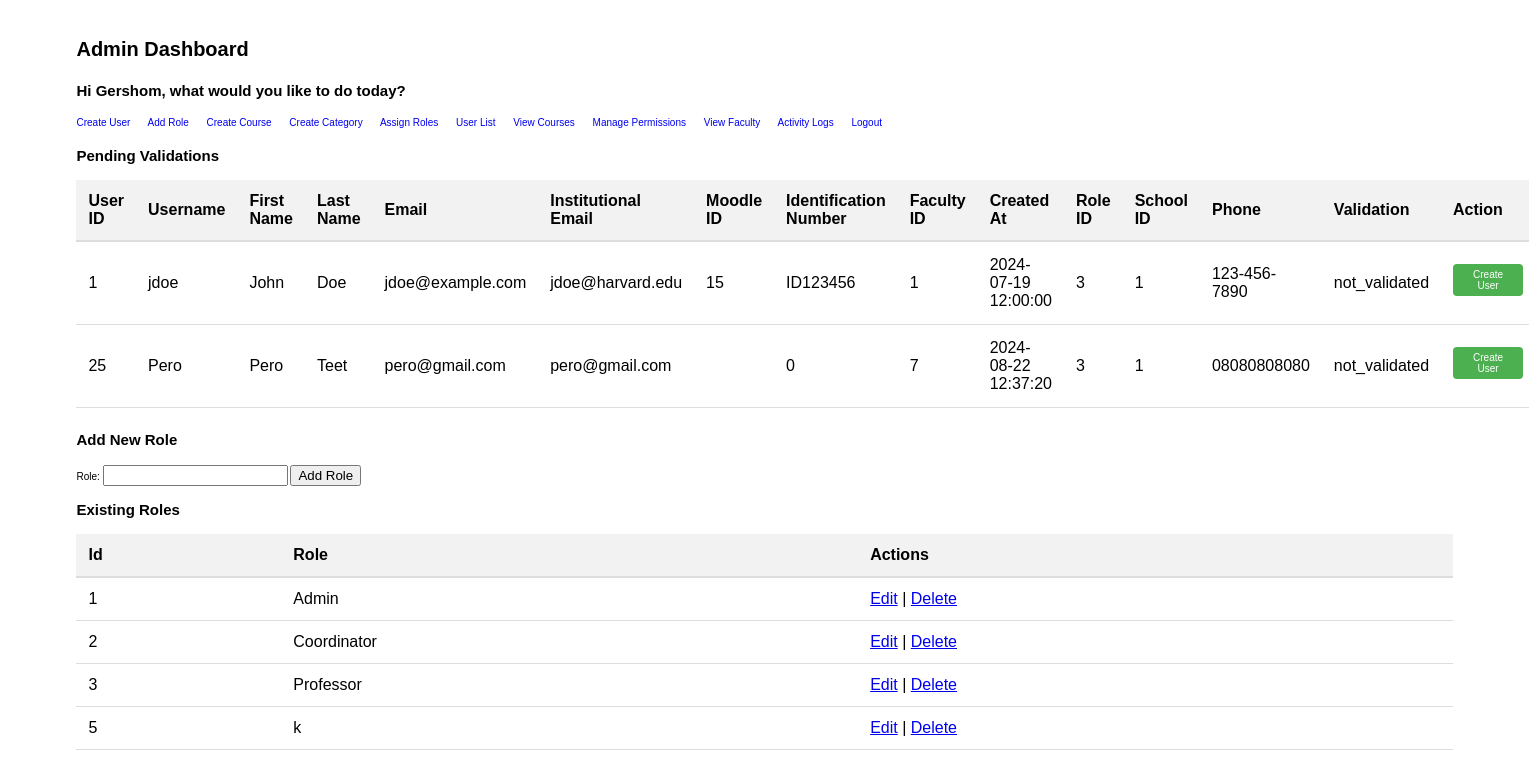
The page /admin.php (signed in) on the database its author committed.
### tables this page shows
CREATE TABLE `users` (
  `Id` int(11) NOT NULL,
  `Username` varchar(255) NOT NULL,
  `First_Name` varchar(255) NOT NULL,
  `Last_Name` varchar(255) NOT NULL,
  `Email` varchar(255) NOT NULL,
  `Institutional_Email` varchar(255) DEFAULT NULL,
  `Moodle_Id` varchar(255) DEFAULT NULL,
  `Identification_Number` varchar(255) NOT NULL,
  `Faculty_Id` int(11) DEFAULT NULL,
  `Created_At` datetime NOT NULL,
  `Role_Id` int(11) DEFAULT NULL,
  `Password` varchar(255) NOT NULL,
  `Token` varchar(255) DEFAULT NULL,
  `Updated_At` datetime DEFAULT NULL,
  `School_Id` int(11) DEFAULT NULL,
  `Phone` varchar(20) DEFAULT NULL,
  `Validation` enum('validated','not_validated') NOT NULL
);

CREATE TABLE `roles` (
  `Id` int(11) NOT NULL,
  `Role` varchar(255) NOT NULL
);

### admin.php (the view, shortened to what this page needs)
<?php
require 'triggerfaculties.php';
$firstname = htmlspecialchars($_SESSION['firstname'], ENT_QUOTES, 'UTF-8');
?>
<!DOCTYPE html>
<html lang="en">
<head>
</head>
<body>
<div class="container">
        <h1>Admin Dashboard </a>
        <h2> Hi <?php echo $firstname; ?>, what would you like to do today?</h3>
         <a href="#" class="checkusers" style="margin-right: 15px; text-decoration: none;" onclick="toggleUsercreate()">Create User</a>
         <a href="#" class="add-role" style="margin-right: 15px; text-decoration: none;" onclick="toggleAddRole()">Add Role</a>
         <a href="#" class="create-course" style="margin-right: 15px; text-decoration: none;" onclick="toggleCreateCourse()">Create Course</a>
         <a href="#" class="create-category" style="margin-right: 15px; text-decoration: none;" onclick="toggleCreateCategory()">Create Category</a>
         <a href="#" class="assign-roles" style="margin-right: 15px; text-decoration: none;" onclick="toggleAssignRoles()">Assign Roles</a>
         <a href="#" class="user-list" style="margin-right: 15px; text-decoration: none;" onclick="toggleUserCheck()">User List</a>
         <a href="#" class="all-courses" style="margin-right: 15px; text-decoration: none;" onclick="toggleViewCourses()">View Courses </a>
         <a href="#" class="manage-permissions" style="margin-right: 15px; text-decoration: none;" onclick="toggleManagePermissions()">Manage Permissions</a>
                  <a href="#" class="view-faculty" style="margin-right: 15px; text-decoration: none;" onclick="toggleViewFaculty()">View Faculty</a>
                  <a href="#" class="activity-logs" style="margin-right: 15px; text-decoration: none;" onclick="toggleActivityLogs()">Activity Logs</a>
         <a href="logout.php" class="logout-button" style="text-decoration: none;">Logout</a>
<div class="validationscheck">
        <h2> Pending Validations</h2>
<table style="width: 100%; border-collapse: collapse; margin-bottom: 20px;">
    <thead>
        <tr style="background-color: #f2f2f2;">
            <th style="padding: 12px; text-align: left; border-bottom: 2px solid #ddd;">User ID</th>
            <th style="padding: 12px; text-align: left; border-bottom: 2px solid #ddd;">Username</th>
            <th style="padding: 12px; text-align: left; border-bottom: 2px solid #ddd;">First Name</th>
            <th style="padding: 12px; text-align: left; border-bottom: 2px solid #ddd;">Last Name</th>
            <th style="padding: 12px; text-align: left; border-bottom: 2px solid #ddd;">Email</th>
            <th style="padding: 12px; text-align: left; border-bottom: 2px solid #ddd;">Institutional Email</th>
            <th style="padding: 12px; text-align: left; border-bottom: 2px solid #ddd;">Moodle ID</th>
            <th style="padding: 12px; text-align: left; border-bottom: 2px solid #ddd;">Identification Number</th>
            <th style="padding: 12px; text-align: left; border-bottom: 2px solid #ddd;">Faculty ID</th>
            <th style="padding: 12px; text-align: left; border-bottom: 2px solid #ddd;">Created At</th>
            <th style="padding: 12px; text-align: left; border-bottom: 2px solid #ddd;">Role ID</th>
            <th style="padding: 12px; text-align: left; border-bottom: 2px solid #ddd;">School ID</th>
            <th style="padding: 12px; text-align: left; border-bottom: 2px solid #ddd;">Phone</th>
            <th style="padding: 12px; text-align: left; border-bottom: 2px solid #ddd;">Validation</th>
            <th style="padding: 12px; text-align: left; border-bottom: 2px solid #ddd;">Action</th>
        </tr>
    </thead>
    <tbody>
        <?php
        $query = "SELECT * FROM users WHERE validation = 'not_validated' AND role_id = 3";
        $result = mysqli_query($conn, $query);
        if (mysqli_num_rows($result) > 0) {
            while ($row = mysqli_fetch_assoc($result)) {
                echo "<tr style='border-bottom: 1px solid #ddd;'>";
                echo "<td style='padding: 12px;'>" . $row['Id'] . "</td>";
                echo "<td style='padding: 12px;'>" . $row['Username'] . "</td>";
                echo "<td style='padding: 12px;'>" . $row['First_Name'] . "</td>";
                echo "<td style='padding: 12px;'>" . $row['Last_Name'] . "</td>";
                echo "<td style='padding: 12px;'>" . $row['Email'] . "</td>";
                echo "<td style='padding: 12px;'>" . $row['Institutional_Email'] . "</td>";
                echo "<td style='padding: 12px;'>" . $row['Moodle_Id'] . "</td>";
                echo "<td style='padding: 12px;'>" . $row['Identification_Number'] . "</td>";
                echo "<td style='padding: 12px;'>" . $row['Faculty_Id'] . "</td>";
                echo "<td style='padding: 12px;'>" . $row['Created_At'] . "</td>";
                echo "<td style='padding: 12px;'>" . $row['Role_Id'] . "</td>";
                echo "<td style='padding: 12px;'>" . $row['School_Id'] . "</td>";
                echo "<td style='padding: 12px;'>" . $row['Phone'] . "</td>";
                echo "<td style='padding: 12px;'>" . $row['Validation'] . "</td>";
                echo "<td style='padding: 12px;'>
                    <form action='create_user.php' method='post'>
                        <input type='hidden' name='id' value='" . $row['Id'] . "'>
                        <input type='hidden' name='username' value='" . $row['Username'] . "'>
                        <input type='hidden' name='password' value='" .  $row['Password'] . "'>
                        <input type='hidden' name='first_name' value='" . $row['First_Name'] . "'>
                        <input type='hidden' name='last_name' value='" . $row['Last_Name'] . "'>
                        <input type='hidden' name='email' value='" . $row['Email'] . "'>
                        <input type='hidden' name='institutional_email' value='" . $row['Institutional_Email'] . "'>
                        <input type='hidden' name='moodle_id' value='" . $row['Moodle_Id'] . "'>
                        <input type='hidden' name='identification_number' value='" . $row['Identification_Number'] . "'>
                        <input type='hidden' name='faculty_id' value='" . $row['Faculty_Id'] . "'>
                        <input type='hidden' name='created_at' value='" . $row['Created_At'] . "'>
                        <input type='hidden' name='role_id' value='" . $row['Role_Id'] . "'>
                        <input type='hidden' name='school_id' value='" . $row['School_Id'] . "'>
                        <input type='hidden' name='phone' value='" . $row['Phone'] . "'>
                        <button type='submit' class='createuserbutton'>Create User</button>
                    </form>
                </td>";
                echo "</tr>";
            }
        } else {
            echo "<tr><td colspan='15' style='text-align: center; padding: 12px;'>No user has requested for validation</td></tr>";
        }
        ?>
    </tbody>
</table>
</div>
<?php include "viewfaculty.php"; ?>
<?php include "activitylogsadmin.php"; ?>
<div class="addrole">
    <?php include "addroles.php"; ?>
</div>
    </div>
</body>
</html>

### viewfaculty.php (shortened to what this page needs)
<!doctype html>
<html lang="en" class="no-js">
<head>
</head>
<body>
</body>
</html>

### addroles.php
  <h2>Add New Role</h2>
<form method="post" action="addarole.php">
    <label for="Role">Role:</label>
    <input type="text" id="Role" name="Role" required>
    <input type="submit" value="Add Role">
</form>
  <h2>Existing Roles</h2>
  <table style='width: 100%; border-collapse: collapse; margin-bottom: 20px;'>
    <thead>
      <tr style='background-color: #f2f2f2;'>
        <th style='padding: 12px; text-align: left; border-bottom: 2px solid #ddd;'>Id</th>
        <th style='padding: 12px; text-align: left; border-bottom: 2px solid #ddd;'>Role</th>
        <th style='padding: 12px; text-align: left; border-bottom: 2px solid #ddd;'>Actions</th>
      </tr>
    </thead>
    <tbody>
    <?php
    include 'db.php';
    $query = "SELECT * FROM roles";
    $result = mysqli_query($conn, $query);
    while ($row = mysqli_fetch_assoc($result)) {
      echo "<tr style='border-bottom: 1px solid #ddd;'>";
      echo "<td style='padding: 12px;'>" . $row['Id'] . "</td>";
      echo "<td style='padding: 12px;'>" . $row['Role'] . "</td>";
      echo "<td style='padding: 12px;'>
              <a href='deleteandeditrole.php?action=edit&id=" . $row['Id'] . "'>Edit</a> |
              <a href='deleteandeditrole.php?action=delete&id=" . $row['Id'] . "' onclick='return confirm(\"Are you sure you want to delete this role?\")'>Delete</a>
            </td>";
      echo "</tr>";
    }
    ?>
  </tbody>
</table>

### admin.php (style rules this page uses)
body { font-family: Arial, sans-serif; line-height: 1.6; margin: 0; padding: 0; width: 100%; background-color: white; }
.container { width: 90%; margin: auto; font-size: 10px; padding: 20px; background-color: #fff; border-radius: 5px; }
.createuserbutton { background-color: #4CAF50; color: white; padding: 5px 20px; border: none; border-radius: 4px; cursor: pointer; font-size: 10px; margin-top: 10px; }

### rows shown on the page
users: Id "1", Username "jdoe", First_Name "John", Last_Name "Doe", Email "jdoe@example.com", Institutional_Email "jdoe@harvard.edu", Moodle_Id "15", Identification_Number "ID123456", Faculty_Id "1", Created_At "2024-07-19 12:00:00", Role_Id "3", School_Id "1", Phone "123-456-7890", Validation "not_validated"
users: Id "25", Username "Pero", First_Name "Pero", Last_Name "Teet", Email "pero@gmail.com", Institutional_Email "pero@gmail.com", Identification_Number "0", Faculty_Id "7", Created_At "2024-08-22 12:37:20", Role_Id "3", School_Id "1", Phone "08080808080", Validation "not_validated"
roles: Id "1", Role "Admin"
roles: Id "2", Role "Coordinator"
roles: Id "3", Role "Professor"
roles: Id "5", Role "k"

### other values the page prints
$firstname "Gershom"
